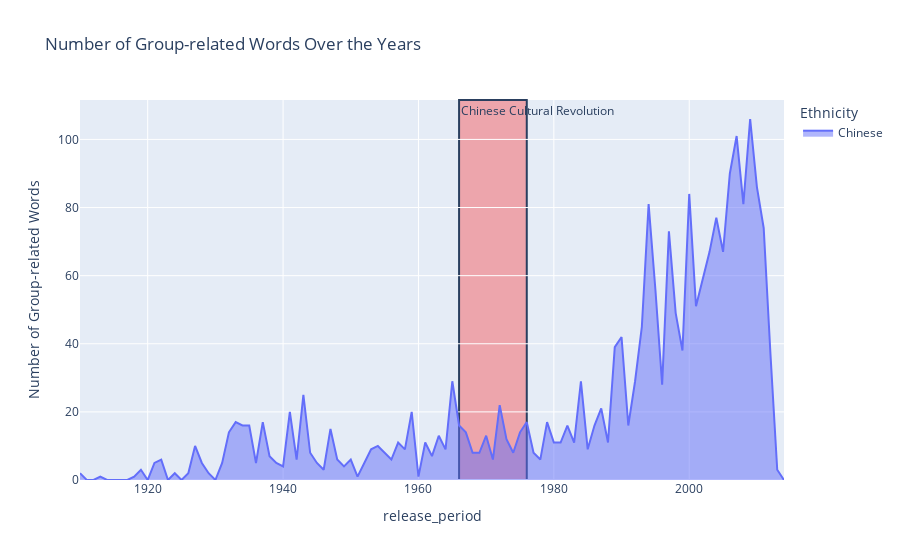

Notebook code cell kept with this figure:
### Markdown cell above
This is similar to what we saw for other events.

### Code cell
ethnicities=['Chinese']
plot_occurrences(df_sum, ethmerged, ethnicities, 5,[('1966','1976', 'Chinese Cultural Revolution')])

### Figure 1 — Plotly figure (JSON) as saved in the notebook; plotly's stock layout.template omitted (floating-point values rounded to 4 significant figures)
{"data": [{"fillpattern": {"shape": ""}, "hovertemplate": "Ethnicity=Chinese<br>release_period=%{x}<br>Number of Group-related Words=%{y}<extra></extra>", "legendgroup": "Chinese", "line": {"color": "#636efa"}, "marker": {"symbol": "circle"}, "mode": "lines", "name": "Chinese", "orientation": "v", "showlegend": true, "stackgroup": "1", "type": "scatter", "x": [1910, 1911, 1912, 1913, 1914, 1915, 1916, 1917, 1918, 1919, 1920, 1921, 1922, 1923, 1924, 1925, 1926, 1927, 1928, 1929, 1930, 1931, 1932, 1933, 1934, 1935, 1936, 1937, 1938, 1939, 1940, 1941, 1942, 1943, 1944, 1945, 1946, 1947, 1948, 1949, 1950, 1951, 1952, 1953, 1954, 1955, 1956, 1957, 1958, 1959, 1960, 1961, 1962, 1963, 1964, 1965, 1966, 1967, 1968, 1969, 1970, 1971, 1972, 1973, 1974, 1975, 1976, 1977, 1978, 1979, 1980, 1981, 1982, 1983, 1984, 1985, 1986, 1987, 1988, 1989, 1990, 1991, 1992, 1993, 1994, 1995, 1996, 1997, 1998, 1999, 2000, 2001, 2002, 2003, 2004, 2005, 2006, 2007, 2008, 2009, 2010, 2011, 2012, 2013, 2014], "xaxis": "x", "y": [2, 0, 0, 1, 0, 0, 0, 0, 1, 3, 0, 5, 6, 0, 2, 0, 2, 10, 5, 2, 0, 5, 14, 17, 16, 16, 5, 17, 7, 5, 4, 20, 6, 25, 8, 5, 3, 15, 6, 4, 6, 1, 5, 9, 10, 8, 6, 11, 9, 20, 1, 11, 7, 13, 9, 29, 16, 14, 8, 8, 13, 6, 22, 12, 8, 14, 17, 8, 6, 17, 11, 11, 16, 11, 29, 9, 16, 21, 11, 39, 42, 16, 29, 45, 81, 56, 28, 73, 49, 38, 84, 51, 59, 67, 77, 67, 90, 101, 81, 106, 86, 74, 37, 3, 0], "yaxis": "y"}], "layout": {"annotations": [{"showarrow": false, "text": "Chinese Cultural Revolution", "x": "1966", "xanchor": "left", "xref": "x", "y": 1, "yanchor": "top", "yref": "y domain"}], "legend": {"title": {"text": "Ethnicity"}, "tracegroupgap": 0}, "shapes": [{"fillcolor": "rgba(255, 0, 0, 0.3)", "layer": "below", "type": "rect", "x0": "1966", "x1": "1976", "xref": "x", "y0": 0, "y1": 1, "yref": "y domain"}], "title": {"text": "Number of Group-related Words Over the Years "}, "xaxis": {"anchor": "y", "domain": [0, 1], "title": {"text": "release_period"}}, "yaxis": {"anchor": "x", "domain": [0, 1], "title": {"text": "Number of Group-related Words"}}}}
